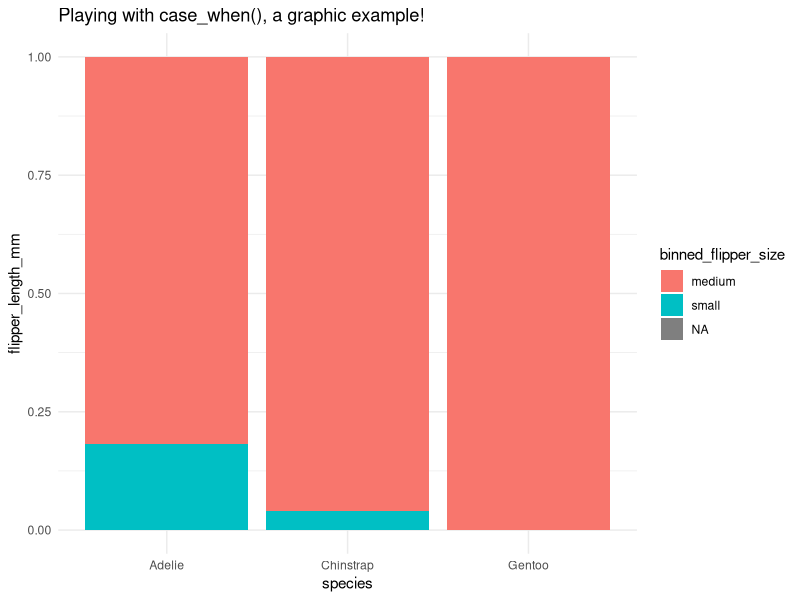

Reproduce this figure in R.
## ---- chunk 1
knitr::opts_chunk$set(echo = FALSE)

library(tidyverse)
library(palmerpenguins)
## ---- chunk 2
case_example <- penguins %>% 
  mutate(binned_flipper_size = case_when(
    flipper_length_mm < 185 ~ "small", 
    flipper_length_mm >= 185 ~ "medium"
  ))


ggplot(data = case_example, aes(x = species, y = flipper_length_mm, fill = binned_flipper_size)) +
  geom_col(position = "fill") +
  labs(title = "Playing with case_when(), a graphic example!") +
  theme_minimal()
